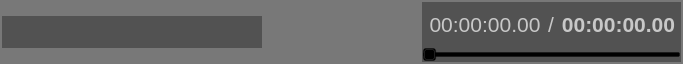
<?xml version="1.0" encoding="UTF-8"?>
<ui version="4.0">
 <class>ControlPanel</class>
 <widget class="QWidget" name="ControlPanel">
  <property name="geometry">
   <rect>
    <x>0</x>
    <y>0</y>
    <width>683</width>
    <height>64</height>
   </rect>
  </property>
  <property name="mouseTracking">
   <bool>true</bool>
  </property>
  <property name="windowTitle">
   <string>ControlPanel</string>
  </property>
  <property name="autoFillBackground">
   <bool>false</bool>
  </property>
  <property name="styleSheet">
   <string notr="true">QWidget {
    background: transparent;
    background-color: rgba(0, 0, 0,80);
}

QLabel {
    color: rgb(200,200,200);
}</string>
  </property>
  <layout class="QHBoxLayout" name="horizontalLayout" stretch="1,1,1,1,1">
   <property name="spacing">
    <number>4</number>
   </property>
   <property name="leftMargin">
    <number>2</number>
   </property>
   <property name="topMargin">
    <number>0</number>
   </property>
   <property name="rightMargin">
    <number>2</number>
   </property>
   <property name="bottomMargin">
    <number>0</number>
   </property>
   <item>
    <widget class="QLineEdit" name="recordFilePathEdit">
     <property name="sizePolicy">
      <sizepolicy hsizetype="Expanding" vsizetype="Minimum">
       <horstretch>0</horstretch>
       <verstretch>32</verstretch>
      </sizepolicy>
     </property>
     <property name="maximumSize">
      <size>
       <width>16777215</width>
       <height>32</height>
      </size>
     </property>
     <property name="font">
      <font>
       <pointsize>12</pointsize>
      </font>
     </property>
     <property name="mouseTracking">
      <bool>false</bool>
     </property>
     <property name="toolTip">
      <string>Destination path</string>
     </property>
     <property name="autoFillBackground">
      <bool>false</bool>
     </property>
     <property name="styleSheet">
      <string notr="true">QLineEdit {
    color: rgb(200,200,200);
    border: none;
}

QLineEdit:hover {
    background-color: rgba(0,0,0,128);
    border: 2px solid rgba(120,0,0,180);
}</string>
     </property>
    </widget>
   </item>
   <item>
    <widget class="QPushButton" name="recordButton">
     <property name="enabled">
      <bool>true</bool>
     </property>
     <property name="sizePolicy">
      <sizepolicy hsizetype="Preferred" vsizetype="Preferred">
       <horstretch>0</horstretch>
       <verstretch>0</verstretch>
      </sizepolicy>
     </property>
     <property name="minimumSize">
      <size>
       <width>48</width>
       <height>48</height>
      </size>
     </property>
     <property name="maximumSize">
      <size>
       <width>48</width>
       <height>48</height>
      </size>
     </property>
     <property name="mouseTracking">
      <bool>false</bool>
     </property>
     <property name="toolTip">
      <string>Start/Stop recording</string>
     </property>
     <property name="autoFillBackground">
      <bool>false</bool>
     </property>
     <property name="styleSheet">
      <string notr="true">QPushButton:hover {
    background-color: rgba(120,0,0,180);
}

QPushButton:disabled {
	image: url(:/ICON/Resources/button_record_gray.ico);
}
QPushButton:on {
	image: url(:/ICON/Resources/button_stop_green.ico);
}

QPushButton:off {
	image: url(:/ICON/Resources/button_record.ico);
}

QPushButton {
	image: url(:/ICON/Resources/button_record.ico);
    background-color: rgba(0,0,0,0);
    border: none;
    border-radius: 24px;
    min-width: 48px;
    min-height: 48px;
}

QPushButton:pressed {
    padding: 2px 2px 2px 2px;
}</string>
     </property>
     <property name="text">
      <string/>
     </property>
     <property name="iconSize">
      <size>
       <width>48</width>
       <height>48</height>
      </size>
     </property>
     <property name="checkable">
      <bool>true</bool>
     </property>
     <property name="flat">
      <bool>false</bool>
     </property>
    </widget>
   </item>
   <item>
    <widget class="QPushButton" name="stopButton">
     <property name="enabled">
      <bool>false</bool>
     </property>
     <property name="sizePolicy">
      <sizepolicy hsizetype="Preferred" vsizetype="Preferred">
       <horstretch>0</horstretch>
       <verstretch>0</verstretch>
      </sizepolicy>
     </property>
     <property name="minimumSize">
      <size>
       <width>48</width>
       <height>48</height>
      </size>
     </property>
     <property name="maximumSize">
      <size>
       <width>48</width>
       <height>48</height>
      </size>
     </property>
     <property name="mouseTracking">
      <bool>false</bool>
     </property>
     <property name="toolTip">
      <string>Stop playing</string>
     </property>
     <property name="autoFillBackground">
      <bool>false</bool>
     </property>
     <property name="styleSheet">
      <string notr="true">QPushButton:hover {
    background-color: rgba(120,0,0,180);
}

QPushButton {
	image: url(:/ICON/Resources/button_stop_green.ico);
    background-color: rgba(0,0,0,0);
    border: none;
    border-radius: 24px;
    min-width: 48px;
    min-height: 48px;
}

QPushButton:pressed {
    padding: 2px 2px 2px 2px;
}

QPushButton:disabled {
	image: url(:/ICON/Resources/button_stop_gray.ico);
}</string>
     </property>
     <property name="text">
      <string/>
     </property>
     <property name="iconSize">
      <size>
       <width>48</width>
       <height>48</height>
      </size>
     </property>
     <property name="checkable">
      <bool>false</bool>
     </property>
     <property name="flat">
      <bool>false</bool>
     </property>
    </widget>
   </item>
   <item>
    <widget class="QPushButton" name="playButton">
     <property name="enabled">
      <bool>true</bool>
     </property>
     <property name="sizePolicy">
      <sizepolicy hsizetype="Preferred" vsizetype="Preferred">
       <horstretch>0</horstretch>
       <verstretch>0</verstretch>
      </sizepolicy>
     </property>
     <property name="minimumSize">
      <size>
       <width>48</width>
       <height>48</height>
      </size>
     </property>
     <property name="maximumSize">
      <size>
       <width>48</width>
       <height>48</height>
      </size>
     </property>
     <property name="mouseTracking">
      <bool>false</bool>
     </property>
     <property name="toolTip">
      <string>Play/Pause</string>
     </property>
     <property name="autoFillBackground">
      <bool>false</bool>
     </property>
     <property name="styleSheet">
      <string notr="true">QPushButton:hover {
    background-color: rgba(120,0,0,180);
}

QPushButton:on {
	image: url(:/ICON/Resources/button_red_pause.ico);
}

QPushButton:off {
	image: url(:/ICON/Resources/button_play_blue.ico);
}

QPushButton {
	image: url(:/ICON/Resources/button_play_blue.ico);
    background-color: rgba(0,0,0,0);
    border: none;
    border-radius: 24px;
    min-width: 48px;
    min-height: 48px;
}

QPushButton:pressed {
    padding: 2px 2px 2px 2px;
}

QPushButton:disabled {
	image: url(:/ICON/Resources/button_play_gray.ico);
}</string>
     </property>
     <property name="text">
      <string/>
     </property>
     <property name="iconSize">
      <size>
       <width>48</width>
       <height>48</height>
      </size>
     </property>
     <property name="checkable">
      <bool>true</bool>
     </property>
     <property name="flat">
      <bool>false</bool>
     </property>
    </widget>
   </item>
   <item>
    <layout class="QGridLayout" name="gridLayout">
     <property name="topMargin">
      <number>2</number>
     </property>
     <property name="bottomMargin">
      <number>2</number>
     </property>
     <property name="spacing">
      <number>0</number>
     </property>
     <item row="0" column="0">
      <widget class="QLabel" name="timeElapsedLabel">
       <property name="sizePolicy">
        <sizepolicy hsizetype="Preferred" vsizetype="Preferred">
         <horstretch>0</horstretch>
         <verstretch>0</verstretch>
        </sizepolicy>
       </property>
       <property name="font">
        <font>
         <pointsize>16</pointsize>
         <kerning>true</kerning>
        </font>
       </property>
       <property name="autoFillBackground">
        <bool>false</bool>
       </property>
       <property name="frameShadow">
        <enum>QFrame::Plain</enum>
       </property>
       <property name="text">
        <string>00:00:00.00</string>
       </property>
       <property name="scaledContents">
        <bool>false</bool>
       </property>
       <property name="alignment">
        <set>Qt::AlignCenter</set>
       </property>
      </widget>
     </item>
     <item row="0" column="1">
      <widget class="QLabel" name="timeDisplaySplitter">
       <property name="maximumSize">
        <size>
         <width>8</width>
         <height>16777215</height>
        </size>
       </property>
       <property name="font">
        <font>
         <pointsize>16</pointsize>
        </font>
       </property>
       <property name="text">
        <string>/</string>
       </property>
      </widget>
     </item>
     <item row="0" column="2">
      <widget class="QLabel" name="totalPlayTimeLabel">
       <property name="font">
        <font>
         <pointsize>16</pointsize>
         <weight>75</weight>
         <bold>true</bold>
        </font>
       </property>
       <property name="text">
        <string>00:00:00.00</string>
       </property>
       <property name="alignment">
        <set>Qt::AlignCenter</set>
       </property>
      </widget>
     </item>
     <item row="1" column="0" colspan="3">
      <widget class="QSlider" name="playProgressBar">
       <property name="maximum">
        <number>100</number>
       </property>
       <property name="orientation">
        <enum>Qt::Horizontal</enum>
       </property>
      </widget>
     </item>
    </layout>
   </item>
  </layout>
 </widget>
 <layoutdefault spacing="6" margin="11"/>
 <resources>
  <include location="videorecorder.qrc"/>
 </resources>
 <connections/>
</ui>
